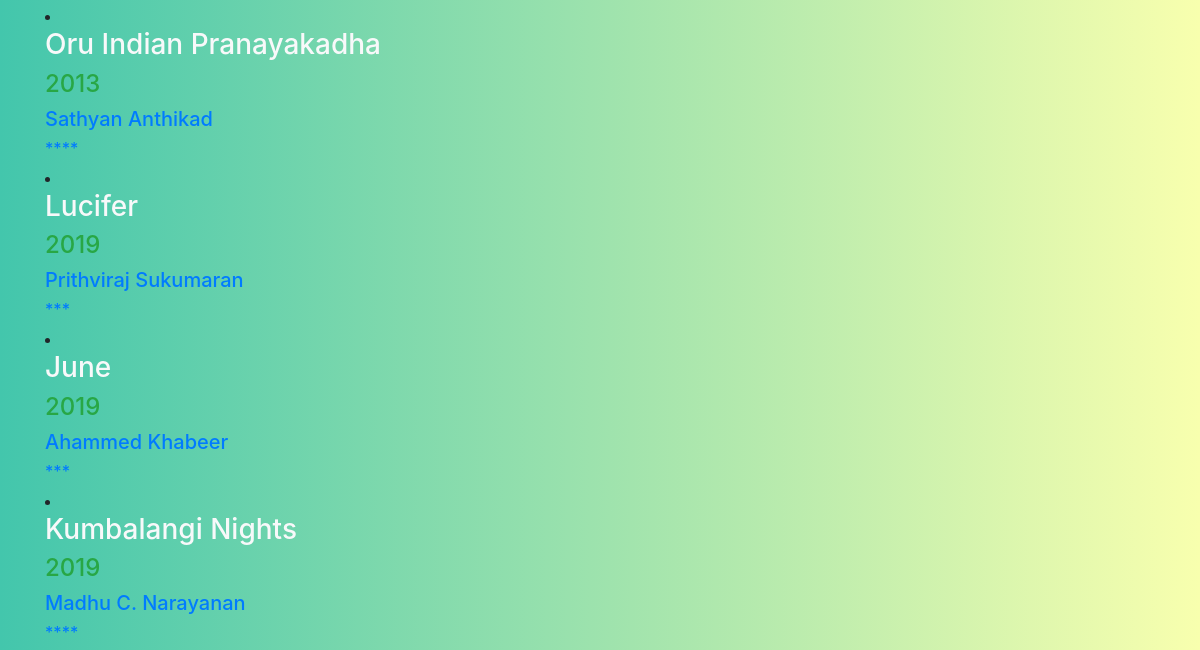
Page / (signed in, lower part) on the earlier database version.
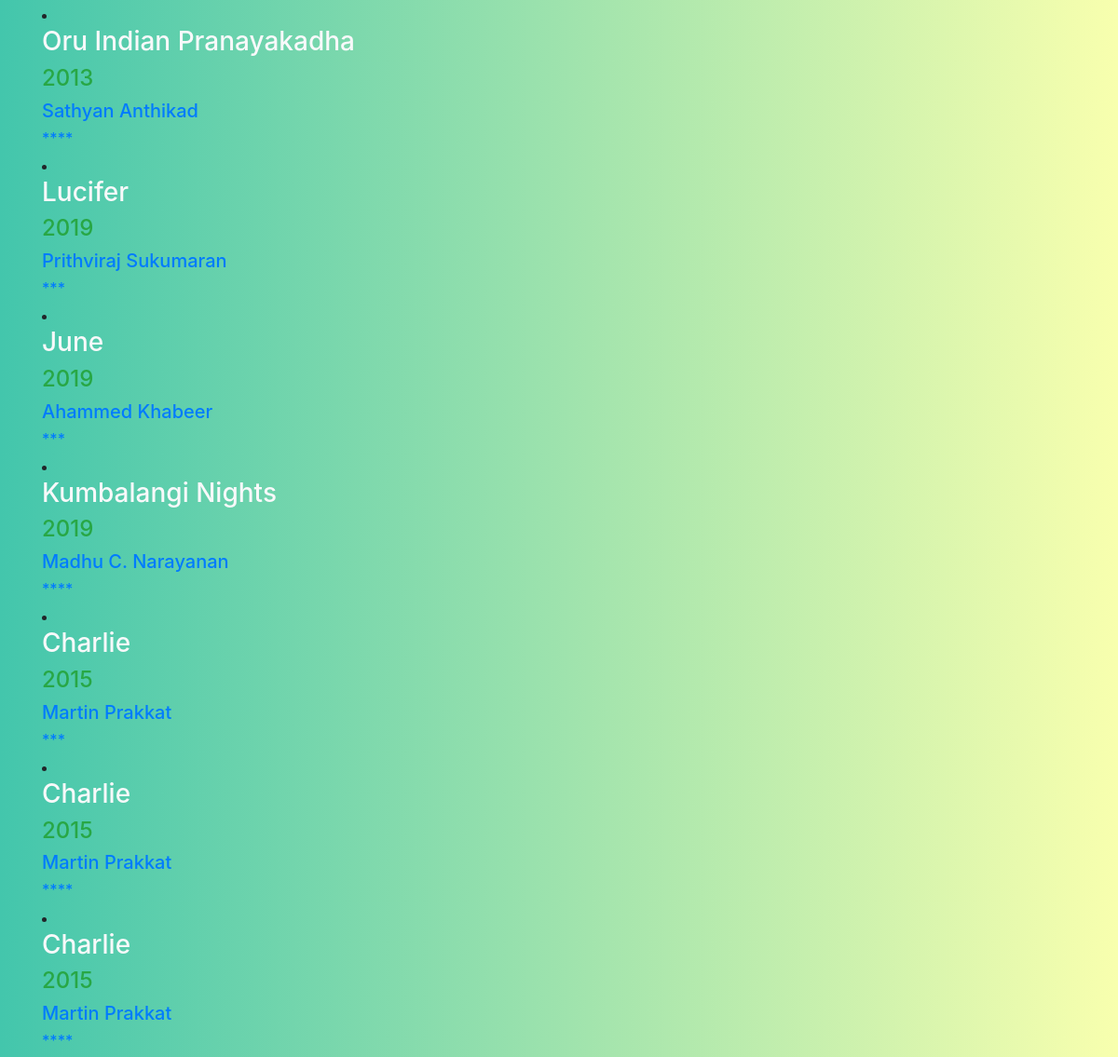
Same page on the later database version.
### ratings/models.py (models this page shows, shortened)
class Ratings(models.Model):
	rating = [('*','1'),
	        ('**','2'),
	        ('***','3'),
	        ('****','4'),
	         ('*****','5')]
	movie_name = models.CharField(max_length=50)
	release_year = models.CharField(max_length=4)
	director = models.CharField(max_length=30)
	review = models.TextField()
	author = models.ForeignKey(
		get_user_model(),
		on_delete=models.CASCADE,)
	rating = models.CharField(max_length=5, choices=rating, default='1')
	poster = models.ImageField(upload_to='poster/', blank =True)

### ratings/views.py (the view)
# urls.py: path('',RatingsListView.as_view(),name = 'home'),
class RatingsListView(ListView):
	model = Ratings
	template_name = 'home.html'

### templates/home.html (shortened to what this page needs)
{% extends 'base.html' %}
 {% load static %}
 	{% block body %}
    {% if user.is_authenticated %}
 	{% for element in object_list %}
  <a href="{% url 'detail' element.id %}">
  <li class="lisit-inline-item">
 	   <h3 class="text-light">{{ element.movie_name }}</h3>
 	   <h4 class="text-success">{{ element.release_year }}</h4>
 	   <h5>{{ element.director }}</h5>
 	   <h6>{{ element.rating }}</h6>
     {% endfor %}
  {% else %}
  <p>You are not logged in</p>
  <a href="{% url 'login' %}">Log In</a>
  <a href="{% url 'signup' %}">Sign Up</a>
{% endif %}
{% endblock body %}

Differences in the rows shown:
added Ratings: movie_name "Charlie", release_year "2015", director "Martin Prakkat", rating "***"
added Ratings: movie_name "Charlie", release_year "2015", director "Martin Prakkat", rating "****"
added Ratings: movie_name "Charlie", release_year "2015", director "Martin Prakkat", rating "****"
